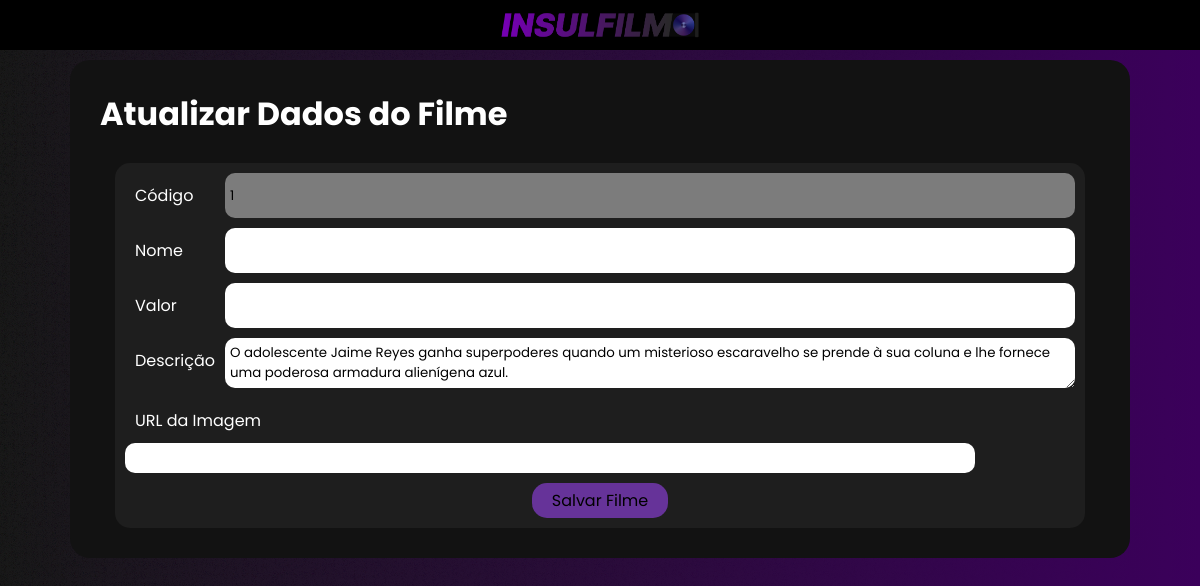
/filme_editar.php?id=1, run on the app's committed database.
### tables this page shows
CREATE TABLE filme (
  codigo INT AUTO_INCREMENT PRIMARY KEY,
  nome VARCHAR(255),
  valor DECIMAL(10,2),
  quantidadeEstoque INT,
  descricao varchar(255),
  imagem VARCHAR(255)
);

### filme_editar.php (the view, shortened to what this page needs)
<?php
    if($_SERVER['REQUEST_METHOD'] == 'POST'){
        include "conn.php";
        $air_codigo = $_GET['id'];
        $air_nome = $_POST['nome'];
        $air_valor = $_POST['valor'];
        $air_descricao = $_POST['descricao'];
        $air_imagem = $_POST['imagem'];
        if($air_valor<=0){
            echo '
                <h2
                    style="color: rgb(255,255,255);"
                >Insira um valor válido.</h2>
            ';
            include "conn.php";
            $air_id = $_GET['id'];
            $air_sql = "SELECT * FROM filme WHERE codigo = $air_id";
            $air_result = mysqli_query($air_conn, $air_sql);
            $air_row = mysqli_fetch_assoc($air_result);
        }
        else{
            $air_sql = "UPDATE filme SET codigo = '$air_codigo', nome = '$air_nome', valor = '$air_valor',  descricao = '$air_descricao', imagem = '$air_imagem' WHERE codigo = $air_codigo";
            $air_result = mysqli_query($air_conn, $air_sql);
            if($air_result){
                header('Location: index.php');
                exit();
            }else{
                echo "Erro ao atualizar dados  livro";
                die(mysqli_error($air_conn));
            }
        }
    }elseif(isset($_GET['id'])){
        include "conn.php";
        $air_id = $_GET['id'];
        $air_sql = "SELECT * FROM filme WHERE codigo = $air_id";
        $air_result = mysqli_query($air_conn, $air_sql);
        $air_row = mysqli_fetch_assoc($air_result);
    }
?>
<!DOCTYPE html>
<html lang="en">
<head>
    <link rel="stylesheet" href="./css/index.css">
    <link rel="stylesheet" href="./css/editar.css">
</head>
<body>
    <nav class="navbar">
        <a class="navbar-brand" href="index.php"><img src="css/insulfilm.png" alt="Insulfilm"></a>
    </nav>
    <div class="container">
        <h1>Atualizar Dados do Filme</h1>
        <form action="" method="POST">
            <div class="field">
                <label for="codigo" class="form-label">Código</label>
                <input type="text" class="form-control" name="codigo" maxlength="255" disabled
                    value="<?php echo isset($air_row['codigo']) ? $air_row['codigo'] : ''; ?>">
            </div>
            <div class="field">
                <label for="nome" class="form-label">Nome</label>
                <input type="text" class="form-control" name="nome" maxlength="255" required
                    value="<?php echo isset($air_row['nome']) ? $air_row['nome'] : ''; ?>">
           </div>
            <div class="field">
                <label for="valor" class="form-label">Valor</label>
                <input type="number" class="form-control" name="valor" step="0.01" required
                    value="<?php echo isset($air_row['valor']) ? $air_row['valor'] : ''; ?>">
            </div>
            <div class="field">
                <label for="descricao" class="form-label">Descrição</label>
                <textarea class="form-control" name="descricao" maxlength="255"
                    required><?php echo isset($air_row['descricao']) ? $air_row['descricao'] : ''; ?></textarea>
            </div>
            <div class="field">
                <label for="imagem" class="form-label">URL da Imagem</label>
                <input type="text" class="form-control" name="imagem" maxlength="255" required
                    value="<?php echo isset($air_row['imagem']) ? $air_row['imagem'] : ''; ?>">
            </div>
            <input type="submit" value="Salvar Filme" class="button">
        </form>
    </div>
</body>
</html>

### css/index.css (style rules this page uses)
* { font-family: 'Poppins', sans-serif; border: 0; margin: 0; padding: 0; }
body { background-color: rgba(0, 0, 0, 1); display: flex; flex-direction: column; gap: 10px; }
.container { display: flex; flex-direction: column; align-items: center; justify-content: center; gap: 10px; }
.navbar { display: flex; flex-direction: row; flex-wrap: wrap; width: 100%; color: #FFFFFF; background-color: rgb(0, 0, 0); padding: 10px 0 10px 0; justify-content: space-around; }
.navbar-brand { color: #FFFFFF; display: flex; }
.navbar-brand img { height: 30px; }
form { padding: 2px 20px; border-radius: 15px; background-color: rgb(30, 30, 30); display: flex; flex-direction: row; align-items:center; justify-content: center; }
input { outline: none; color: white; }

### css/editar.css (style rules this page uses)
* { font-family: 'Poppins', sans-serif; font-weight: 400; border: 0; margin: 0; padding: 0; }
body { display: flex; flex-direction: column; align-items: center; width: 100vw; height: 100vh; }
.container { display: flex; flex-wrap: wrap; flex-direction: row; align-items: center; justify-content: center; background-color: rgb(18, 18, 18); color: white; border-radius: 20px 20px 20px 20px; width: 1000px; max-width: 85vw; padding: 30px; }
h1 { width: 100%; margin-bottom: 15px; font-weight: bold; }
form { display: flex; flex-direction: column; align-items: center; justify-content: center; width: 95%; padding: 10px; border-radius: 15px; gap: 10px; }
.field { width: 100%; display: flex; flex-wrap: wrap; flex-direction: row; justify-content: space-between; }
.form-label { padding: 10px; }
.form-control { padding: 5px; border-radius: 10px; width: 70vw; }
.form-control:disabled { background-color: #7c7c7c; color: #000000; }
.button { background-color: rebeccapurple; border-radius: 15px; padding: 5px 20px; font-size: 16px; color: black; width: fit-content; }
a { text-decoration: none; }

### data on the page
filme: codigo "1", nome "Besouro Azul", valor "12.99", descricao "O adolescente Jaime Reyes ganha superpoderes quando um misterioso escaravelho se prende à sua coluna e lhe fornece uma poderosa armadura alienígena azul.", imagem "https://encrypted-tbn1.gstatic.com/images?q=tbn:ANd9GcTLXZb6z_VGWUc5O-s7iMJ8QVWQNa3b6hp6HawTsbW8dOJ1RQxh"
